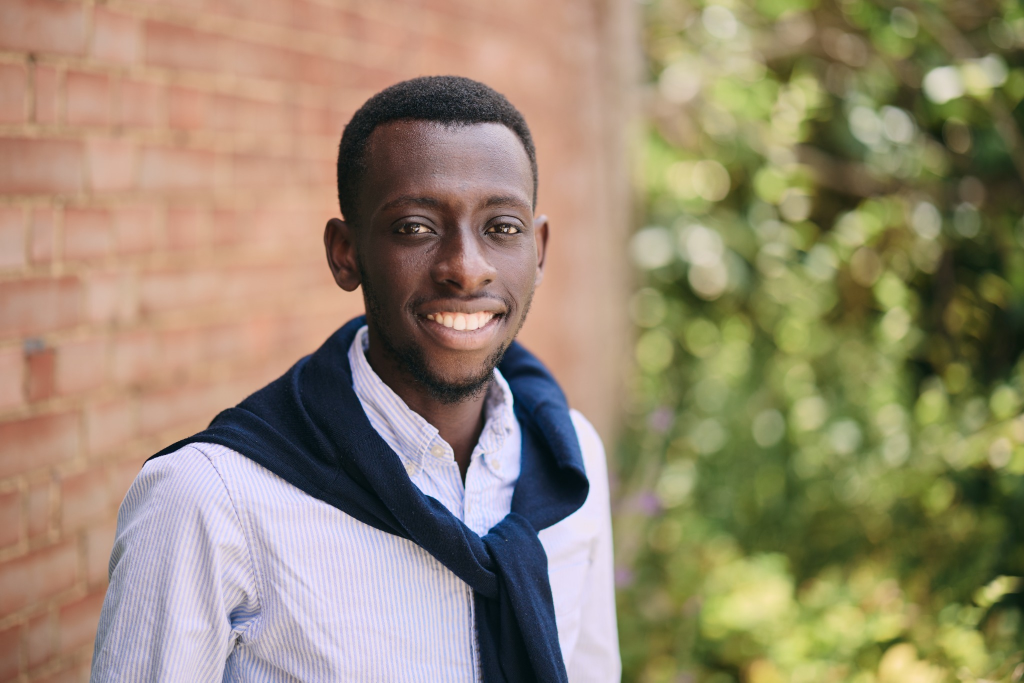
#> input picture assets/profile.jpg, 2048 x 1365 px (shown at 1/2 size)
$ python make_thumbnails.py ../assets/profile.jpg
#> lines starting #> are read from the running program, lines starting #| are printed output that depends on the picture
#!/usr/bin/env python3
"""Normalise Figma exports into site thumbnails.

Figma cannot export WebP, so export frames as PNG (ideally square, >=600px)
and run them through here to get the 800x800 WebP the site expects.

    python3 scripts/make_thumbnails.py ~/Downloads/*.png
    python3 scripts/make_thumbnails.py --fit ~/Downloads/include2.png

Output lands in assets/thumbnails/ using the source filename, lowercased with
spaces and underscores turned into hyphens, so "INCLUDE 2.png" -> include-2.webp
"""
import argparse
import pathlib
import re
import sys

from PIL import Image, ImageOps

SIZE = 800
OUT_DIR = pathlib.Path(__file__).resolve().parent.parent / "assets" / "thumbnails"


def slugify(stem):
    return re.sub(r"[^a-z0-9]+", "-", stem.lower()).strip("-")


def main():
    ap = argparse.ArgumentParser(description=__doc__,
                                 formatter_class=argparse.RawDescriptionHelpFormatter)
    ap.add_argument("sources", nargs="+", type=pathlib.Path)
    ap.add_argument("--fit", action="store_true",
                    help="centre-crop to square instead of padding on white; "
                         "loses the edges but fills the frame")
    ap.add_argument("--pad-colour", default="white",
                    help="background for padding (default: white)")
    ap.add_argument("--quality", type=int, default=82)
    args = ap.parse_args()

    OUT_DIR.mkdir(parents=True, exist_ok=True)
    failed = False

    for src in args.sources:
        if not src.is_file():
            print(f"!! {src}: not a file", file=sys.stderr)
            failed = True
            continue

        im = Image.open(src)
#> im is the input picture: PIL image 2048x1365 RGB; mean R, G, B 150.9, 136.6, 112
        # Flatten transparency onto the pad colour so WebP has no alpha fringe.
        if im.mode in ("RGBA", "LA", "P"):
            im = im.convert("RGBA")
            bg = Image.new("RGBA", im.size, args.pad_colour)
            im = Image.alpha_composite(bg, im)
        im = im.convert("RGB")

        if args.fit:
            im = ImageOps.fit(im, (SIZE, SIZE), method=Image.LANCZOS)
        else:
            im = ImageOps.pad(im, (SIZE, SIZE), method=Image.LANCZOS,
                              color=args.pad_colour)
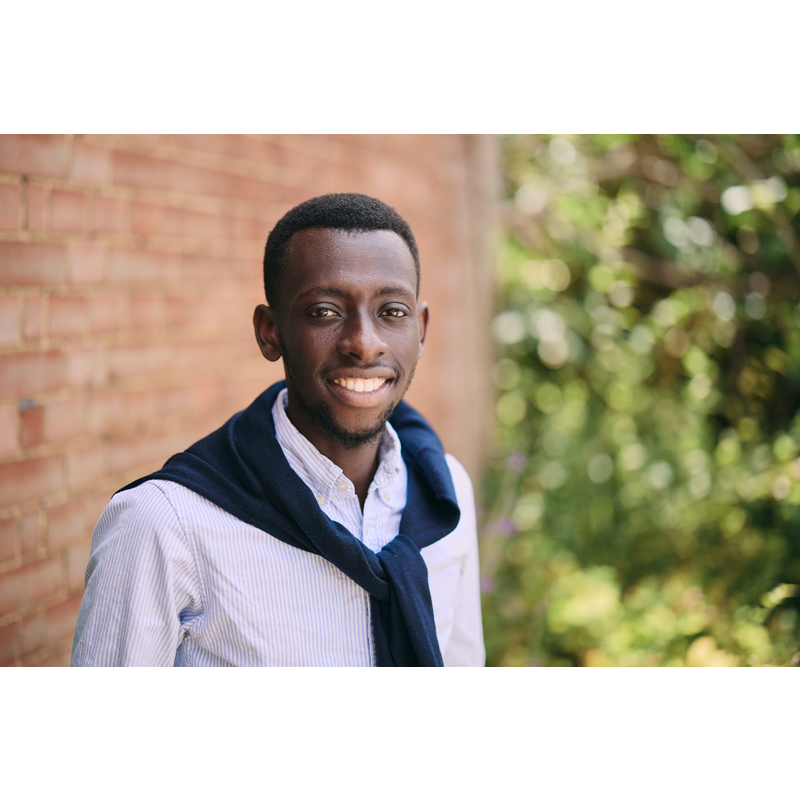
#> im: PIL image 800x800 RGB; mean R, G, B 185.6, 176.1, 159.7

        out = OUT_DIR / f"{slugify(src.stem)}.webp"
        im.save(out, quality=args.quality, method=6)
        kb = out.stat().st_size // 1024
        flag = "  <-- over 300KB, lower --quality" if kb > 300 else ""
        print(f"{src.name} -> assets/thumbnails/{out.name}  {kb}KB{flag}")

    return 1 if failed else 0


if __name__ == "__main__":
    sys.exit(main())
#> (the program exits here)
